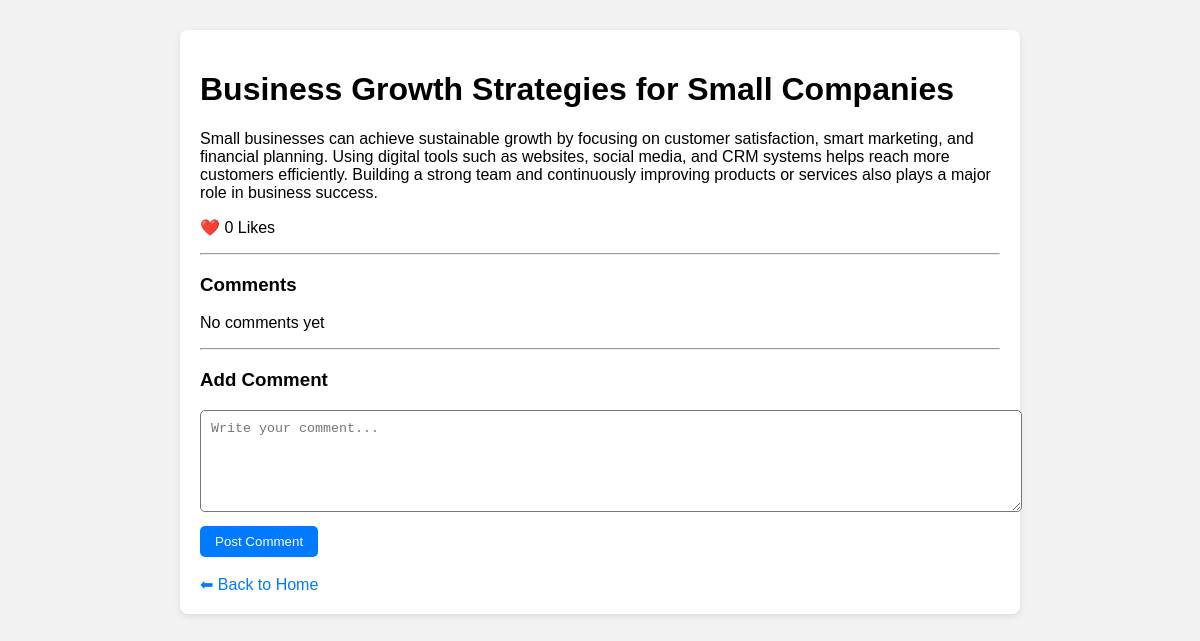
The app's page /post/2/ with its own data.
### cms/models.py (models this page shows, shortened)
class Post(models.Model):
    title = models.CharField(max_length=200)
    short_description = models.CharField(max_length=300)
    content = models.TextField()
    author = models.ForeignKey(User, on_delete=models.CASCADE)
    category = models.ForeignKey(Category, on_delete=models.CASCADE)
    image = models.ImageField(upload_to='post_images/', blank=True, null=True)
    likes = models.PositiveIntegerField(default=0)
    created_at = models.DateTimeField(auto_now_add=True)

### cms/views.py (the view, shortened to what this page needs)
# urls.py: path('post/<int:id>/', views.post_detail, name='post_detail'),
def post_detail(request, id):
    post = get_object_or_404(Post, id=id)
    comments = Comment.objects.filter(post=post)
    return render(request, 'cms/post_detail.html', {
        'post': post,
        'comments': comments
    })

### templates/cms/post_detail.html (shortened to what this page needs)
<!DOCTYPE html>
<html>
<head>
</head>
<body>
<div class="container">
    <h1>{{ post.title }}</h1>
    <p>{{ post.content }}</p>
    <p>❤️ {{ post.likes }} Likes</p>
    <hr>
    <h3>Comments</h3>
    {% for comment in post.comments.all %}
        <div class="comment">
            {{ comment.text }}
        </div>
    {% empty %}
        <p>No comments yet</p>
    {% endfor %}
    <hr>
    <h3>Add Comment</h3>
    <form method="POST">
        <textarea name="comment" placeholder="Write your comment..." required></textarea>
        <br>
        <button type="submit">Post Comment</button>
    </form>
    <br>
    <a href="/">⬅ Back to Home</a>
</div>
</body>
</html>

### templates/cms/post_detail.html (style rules this page uses)
body { font-family: Arial; background:#f2f2f2; margin:0; }
.container { max-width:800px; margin:auto; background:white; padding:20px; margin-top:30px; border-radius:8px; box-shadow:0 2px 6px rgba(0,0,0,0.1); }
textarea { width:100%; height:80px; padding:10px; border-radius:5px; }
button { margin-top:10px; padding:8px 15px; background:#007BFF; color:white; border:none; border-radius:5px; cursor:pointer; }
a { text-decoration:none; color:#007BFF; }

### records on screen
Post: title "Business Growth Strategies for Small Companies", content "Small businesses can achieve sustainable growth by focusing on customer satisfaction, smart marketing, and financial planning. Using digital tools such as websites, social media, and CRM systems helps reach more customers efficiently. Building a strong team and continuously improving products or services also plays a major role in business success.", likes "0"
